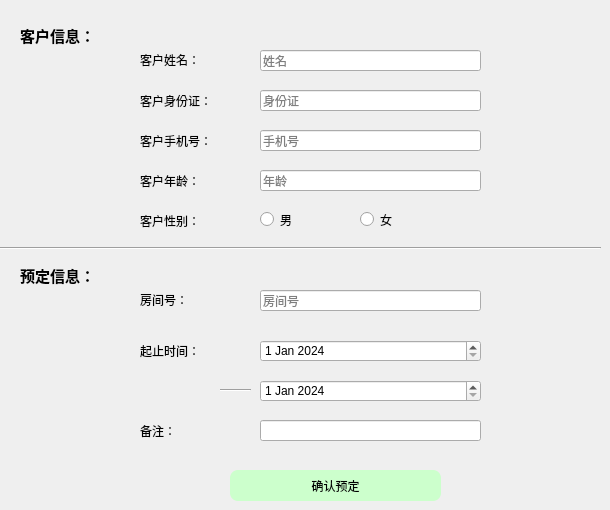
      <widget class="QWidget" name="page_8">
       <widget class="Line" name="line_7">
        <property name="geometry">
         <rect>
          <x>0</x>
          <y>240</y>
          <width>601</width>
          <height>16</height>
         </rect>
        </property>
        <property name="orientation">
         <enum>Qt::Horizontal</enum>
        </property>
       </widget>
       <widget class="QLabel" name="label_7">
        <property name="geometry">
         <rect>
          <x>20</x>
          <y>20</y>
          <width>91</width>
          <height>31</height>
         </rect>
        </property>
        <property name="font">
         <font>
          <family>FontAwesome</family>
          <pointsize>11</pointsize>
          <weight>75</weight>
          <bold>true</bold>
         </font>
        </property>
        <property name="text">
         <string>客户信息：</string>
        </property>
       </widget>
       <widget class="QLabel" name="label_8">
        <property name="geometry">
         <rect>
          <x>20</x>
          <y>260</y>
          <width>91</width>
          <height>31</height>
         </rect>
        </property>
        <property name="font">
         <font>
          <family>FontAwesome</family>
          <pointsize>11</pointsize>
          <weight>75</weight>
          <bold>true</bold>
         </font>
        </property>
        <property name="text">
         <string>预定信息：</string>
        </property>
       </widget>
       <widget class="QLineEdit" name="cname_booking">
        <property name="geometry">
         <rect>
          <x>260</x>
          <y>50</y>
          <width>221</width>
          <height>21</height>
         </rect>
        </property>
        <property name="placeholderText">
         <string>姓名</string>
        </property>
       </widget>
       <widget class="QLabel" name="label_20">
        <property name="geometry">
         <rect>
          <x>140</x>
          <y>120</y>
          <width>101</width>
          <height>41</height>
         </rect>
        </property>
        <property name="styleSheet">
         <string notr="true">font: 9pt &quot;FontAwesome&quot;;</string>
        </property>
        <property name="text">
         <string>客户手机号：</string>
        </property>
       </widget>
       <widget class="QLineEdit" name="cphone_booking">
        <property name="geometry">
         <rect>
          <x>260</x>
          <y>130</y>
          <width>221</width>
          <height>21</height>
         </rect>
        </property>
        <property name="placeholderText">
         <string>手机号</string>
        </property>
       </widget>
       <widget class="QLabel" name="label_28">
        <property name="geometry">
         <rect>
          <x>140</x>
          <y>40</y>
          <width>101</width>
          <height>40</height>
         </rect>
        </property>
        <property name="styleSheet">
         <string notr="true">font: 9pt &quot;FontAwesome&quot;;</string>
        </property>
        <property name="text">
         <string>客户姓名：</string>
        </property>
       </widget>
       <widget class="QLabel" name="label_31">
        <property name="geometry">
         <rect>
          <x>140</x>
          <y>80</y>
          <width>101</width>
          <height>41</height>
         </rect>
        </property>
        <property name="styleSheet">
         <string notr="true">font: 9pt &quot;FontAwesome&quot;;</string>
        </property>
        <property name="text">
         <string>客户身份证：</string>
        </property>
       </widget>
       <widget class="QLineEdit" name="cid_booking">
        <property name="geometry">
         <rect>
          <x>260</x>
          <y>90</y>
          <width>221</width>
          <height>21</height>
         </rect>
        </property>
        <property name="placeholderText">
         <string>身份证</string>
        </property>
       </widget>
       <widget class="QLabel" name="label_32">
        <property name="geometry">
         <rect>
          <x>140</x>
          <y>160</y>
          <width>101</width>
          <height>41</height>
         </rect>
        </property>
        <property name="styleSheet">
         <string notr="true">font: 9pt &quot;FontAwesome&quot;;</string>
        </property>
        <property name="text">
         <string>客户年龄：</string>
        </property>
       </widget>
       <widget class="QLabel" name="label_33">
        <property name="geometry">
         <rect>
          <x>140</x>
          <y>200</y>
          <width>101</width>
          <height>41</height>
         </rect>
        </property>
        <property name="styleSheet">
         <string notr="true">font: 9pt &quot;FontAwesome&quot;;</string>
        </property>
        <property name="text">
         <string>客户性别：</string>
        </property>
       </widget>
       <widget class="QLineEdit" name="cage_booking">
        <property name="geometry">
         <rect>
          <x>260</x>
          <y>170</y>
          <width>221</width>
          <height>21</height>
         </rect>
        </property>
        <property name="placeholderText">
         <string>年龄</string>
        </property>
       </widget>
       <widget class="QLineEdit" name="crid_booking">
        <property name="geometry">
         <rect>
          <x>260</x>
          <y>290</y>
          <width>221</width>
          <height>21</height>
         </rect>
        </property>
        <property name="text">
         <string/>
        </property>
        <property name="placeholderText">
         <string>房间号</string>
        </property>
       </widget>
       <widget class="QLabel" name="label_34">
        <property name="geometry">
         <rect>
          <x>140</x>
          <y>280</y>
          <width>101</width>
          <height>40</height>
         </rect>
        </property>
        <property name="styleSheet">
         <string notr="true">font: 9pt &quot;FontAwesome&quot;;</string>
        </property>
        <property name="text">
         <string>房间号：</string>
        </property>
       </widget>
       <widget class="QDateEdit" name="starttime_booking">
        <property name="geometry">
         <rect>
          <x>260</x>
          <y>340</y>
          <width>221</width>
          <height>22</height>
         </rect>
        </property>
        <property name="dateTime">
         <datetime>
          <hour>0</hour>
          <minute>0</minute>
          <second>0</second>
          <year>2024</year>
          <month>1</month>
          <day>1</day>
         </datetime>
        </property>
       </widget>
       <widget class="QLabel" name="label_35">
        <property name="geometry">
         <rect>
          <x>140</x>
          <y>330</y>
          <width>101</width>
          <height>41</height>
         </rect>
        </property>
        <property name="styleSheet">
         <string notr="true">font: 9pt &quot;FontAwesome&quot;;</string>
        </property>
        <property name="text">
         <string>起止时间：</string>
        </property>
       </widget>
       <widget class="QDateEdit" name="endtime_booking">
        <property name="geometry">
         <rect>
          <x>260</x>
          <y>380</y>
          <width>221</width>
          <height>22</height>
         </rect>
        </property>
        <property name="dateTime">
         <datetime>
          <hour>0</hour>
          <minute>0</minute>
          <second>0</second>
          <year>2024</year>
          <month>1</month>
          <day>1</day>
         </datetime>
        </property>
       </widget>
       <widget class="Line" name="line_8">
        <property name="geometry">
         <rect>
          <x>220</x>
          <y>380</y>
          <width>31</width>
          <height>20</height>
         </rect>
        </property>
        <property name="orientation">
         <enum>Qt::Horizontal</enum>
        </property>
       </widget>
       <widget class="QLabel" name="label_36">
        <property name="geometry">
         <rect>
          <x>140</x>
          <y>410</y>
          <width>101</width>
          <height>41</height>
         </rect>
        </property>
        <property name="styleSheet">
         <string notr="true">font: 9pt &quot;FontAwesome&quot;;</string>
        </property>
        <property name="text">
         <string>备注：</string>
        </property>
       </widget>
       <widget class="QLineEdit" name="remark_booking">
        <property name="geometry">
         <rect>
          <x>260</x>
          <y>420</y>
          <width>221</width>
          <height>21</height>
         </rect>
        </property>
        <property name="text">
         <string/>
        </property>
        <property name="placeholderText">
         <string/>
        </property>
       </widget>
       <widget class="QPushButton" name="commitBookingClient">
        <property name="geometry">
         <rect>
          <x>230</x>
          <y>470</y>
          <width>211</width>
          <height>31</height>
         </rect>
        </property>
        <property name="styleSheet">
         <string notr="true">#commitBookingClient{background:#CCFFCC;
border-radius:8px}
#commitBookingClient:hover
{
background:#CCFF99
}</string>
        </property>
        <property name="text">
         <string>确认预定</string>
        </property>
       </widget>
       <widget class="QRadioButton" name="male_booking">
        <property name="geometry">
         <rect>
          <x>260</x>
          <y>210</y>
          <width>81</width>
          <height>19</height>
         </rect>
        </property>
        <property name="text">
         <string>男</string>
        </property>
       </widget>
       <widget class="QRadioButton" name="female_booking">
        <property name="geometry">
         <rect>
          <x>360</x>
          <y>210</y>
          <width>115</width>
          <height>19</height>
         </rect>
        </property>
        <property name="text">
         <string>女</string>
        </property>
       </widget>
      </widget>
